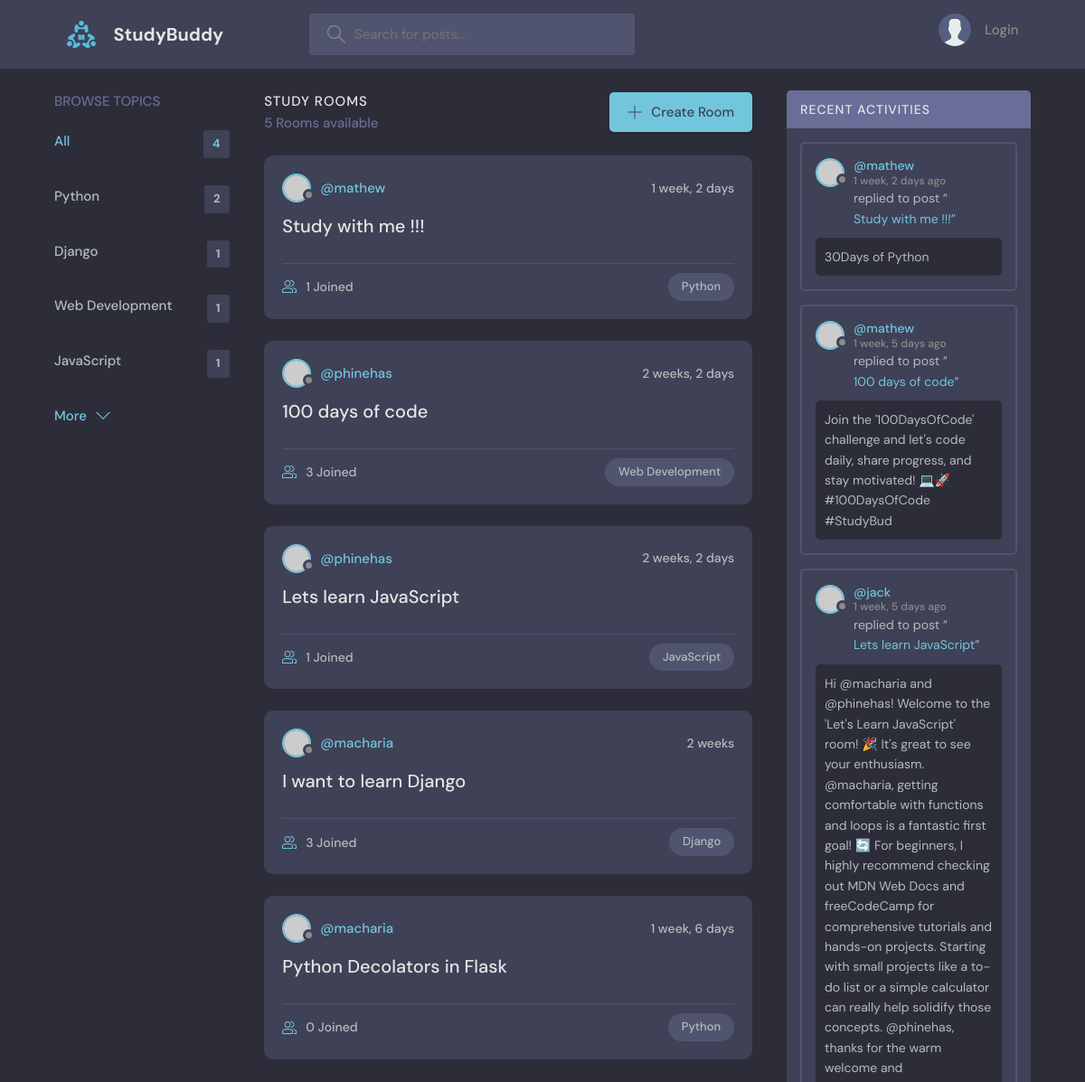
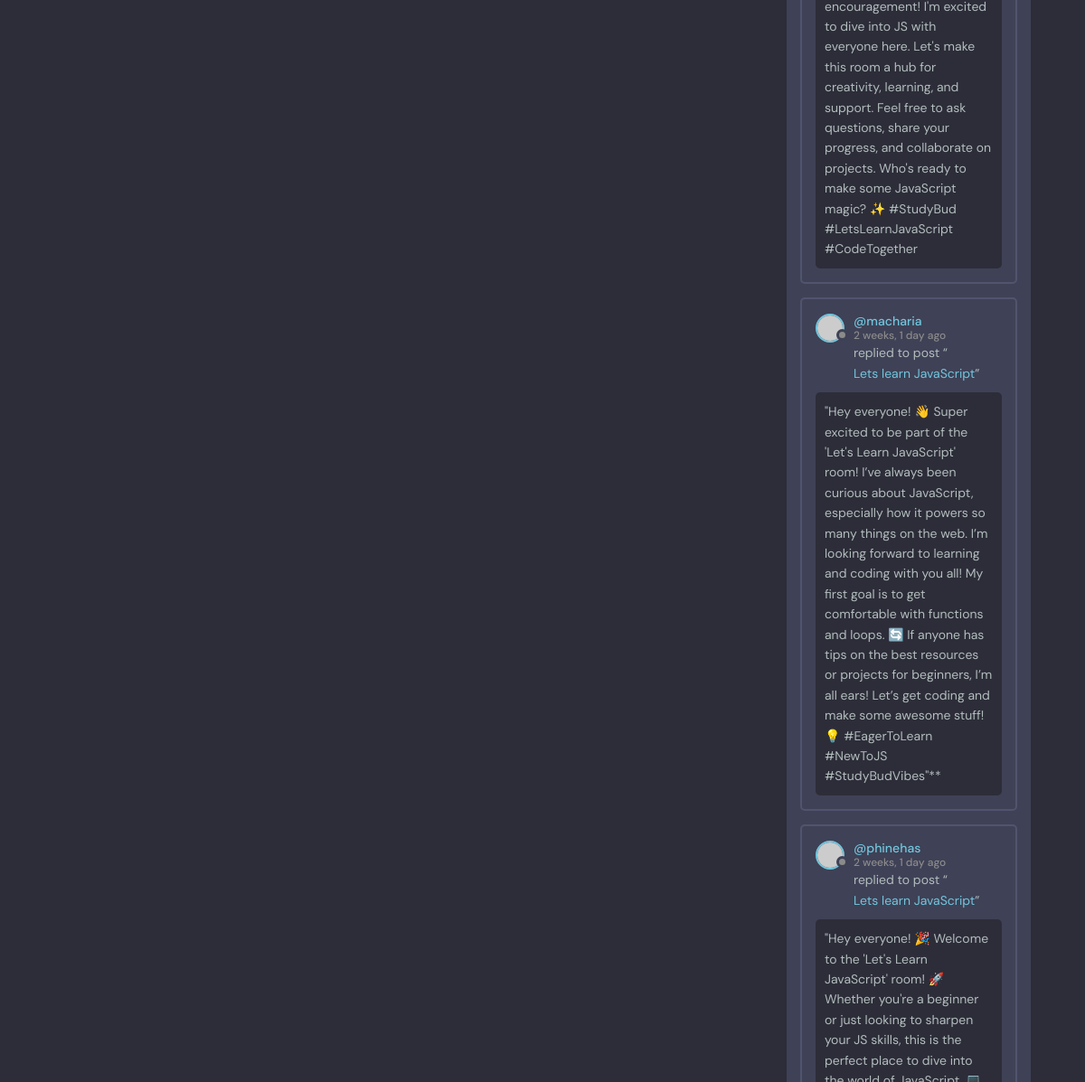
Before: / (upper part) with the older database file (2 pictures, top to bottom).
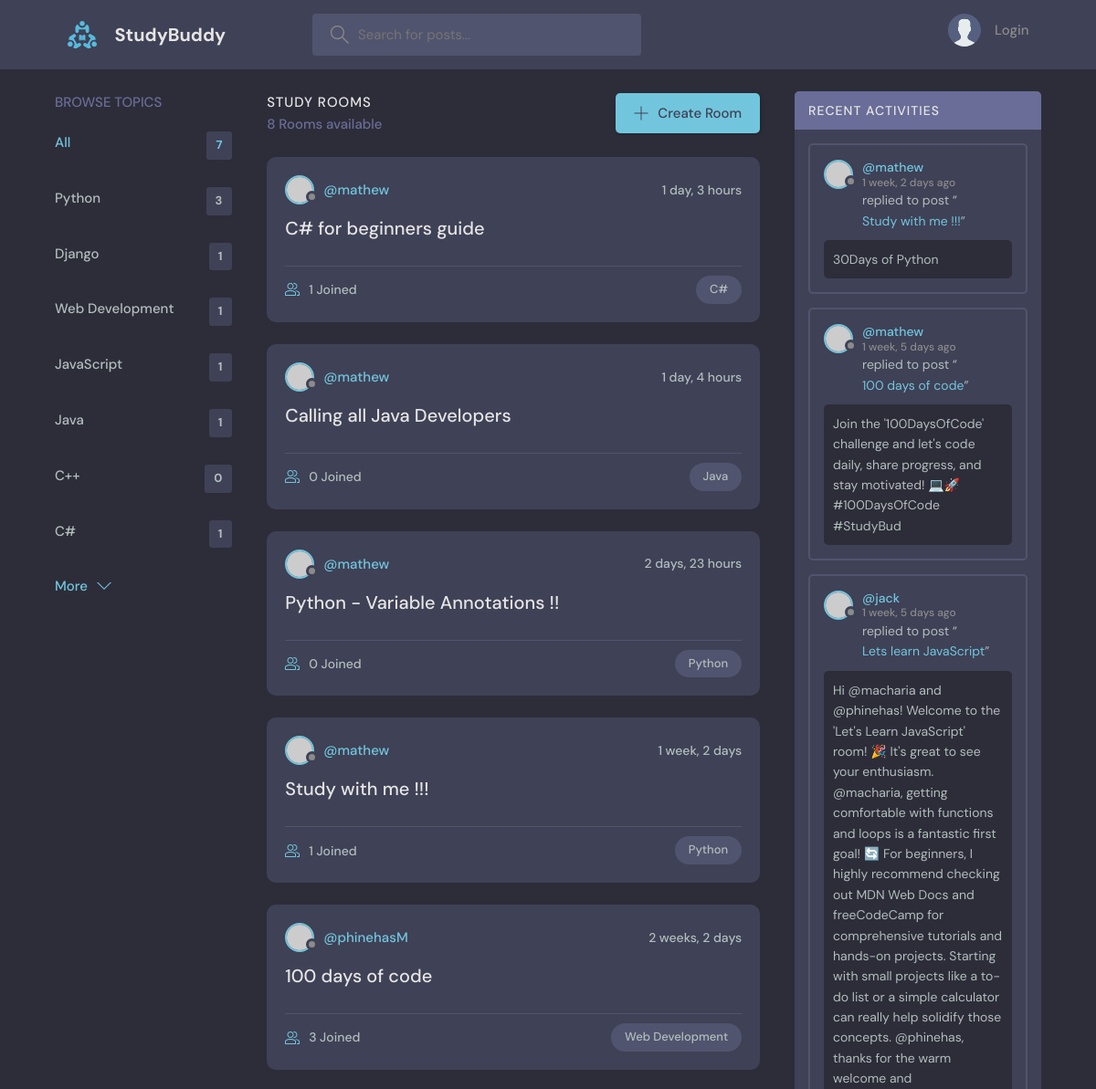
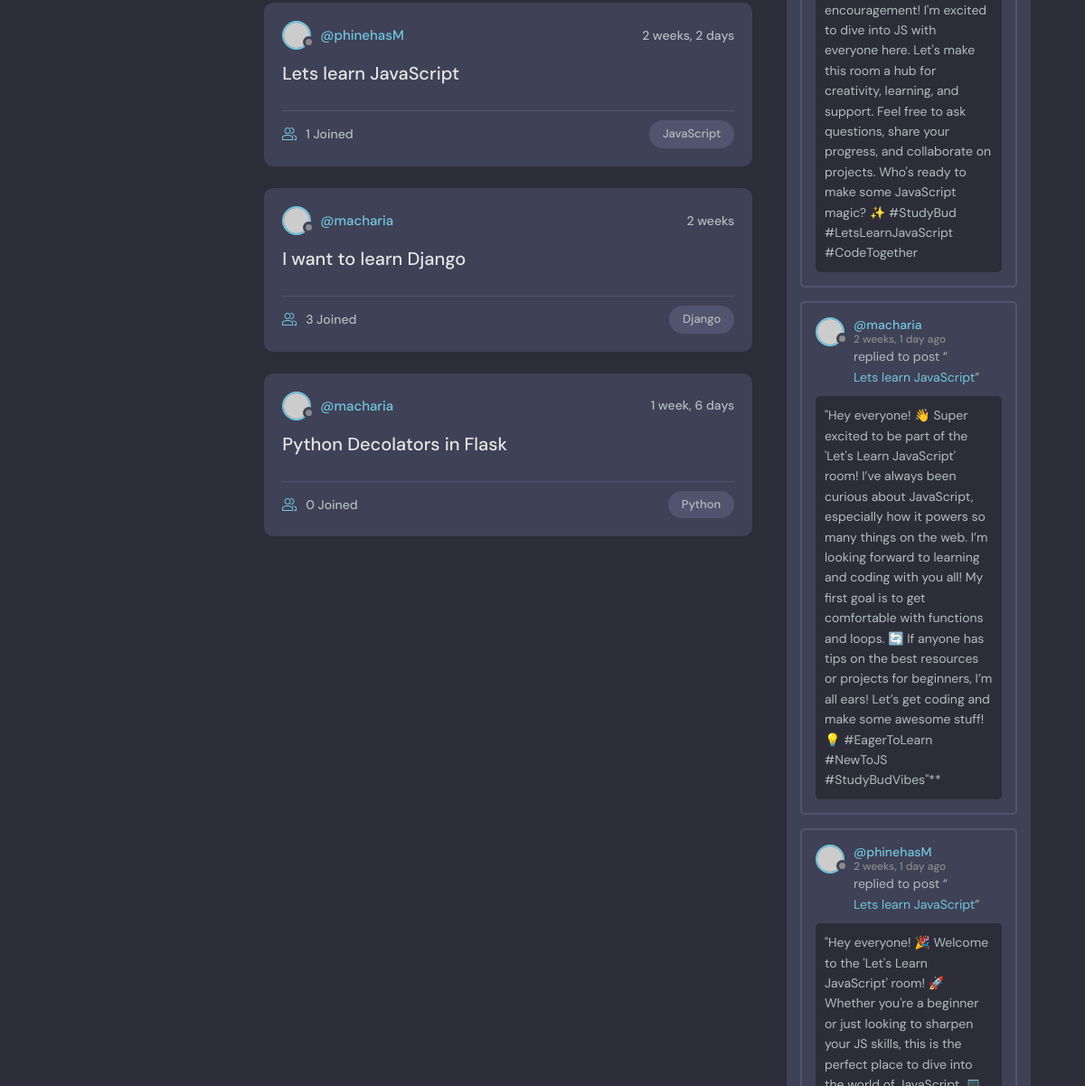
After: the same page with the newer database file (2 pictures, top to bottom).
### base/models.py (models this page shows, shortened)
class Topic(models.Model):
    name = models.CharField(max_length=200)

class Room(models.Model):
    host = models.ForeignKey(User, on_delete=models.SET_NULL, null=True)
    topic = models.ForeignKey(Topic, on_delete=models.SET_NULL, null=True)
    name = models.CharField(max_length=200)
    description = models.TextField(null=True, blank=True)
    participants = models.ManyToManyField(User, related_name='participants', blank=True)
    updated = models.DateTimeField(auto_now=True)
    created = models.DateTimeField(auto_now_add=True)
    class Meta:
        ordering = ['-updated', '-created']
    def __str__(self):
        return self.name

class Message(models.Model):
    user = models.ForeignKey(User, on_delete=models.CASCADE)
    room = models.ForeignKey(Room, on_delete=models.CASCADE)
    body = models.TextField()
    updated = models.DateTimeField(auto_now=True)
    created = models.DateTimeField(auto_now_add=True)
    class Meta:
        ordering = ['-updated', '-created']

### base/views.py (the view)
# urls.py: path('', views.home, name='home'),
def home(request):
    q = request.GET.get('q') if request.GET.get('q') is not None else ''
    rooms = Room.objects.filter(
        Q(topic__name__icontains=q) |
        Q(name__icontains=q) |
        Q(description__icontains=q)
    )
    topics = Topic.objects.all()
    room_count = rooms.count()
    room_messages = Message.objects.filter(Q(room__topic__name__icontains=q))
    context = {'rooms': rooms, 'topics': topics, 'room_count': room_count,
               'room_messages': room_messages}
    return render(request, 'base/home.html', context)

### base/templates/base/home.html (shortened to what this page needs)
{% extends 'main.html' %}
{% block content %}
<main class="layout layout--3">
  <div class="container">
    {% include 'base/topics_component.html' %}
    <div class="roomList">
      <div class="roomList__header">
        <div>
          <h2>Study Rooms</h2>
          <p>{{room_count}} Rooms available</p>
        </div>
        <a class="btn btn--main" href="{% url 'create-room' %}">
          <svg version="1.1" xmlns="http://www.w3.org/2000/svg" width="32" height="32" viewBox="0 0 32 32">
            <title>add</title>
            <path
              d="M16.943 0.943h-1.885v14.115h-14.115v1.885h14.115v14.115h1.885v-14.115h14.115v-1.885h-14.115v-14.115z">
            </path>
          </svg>
          Create Room
        </a>
      </div>
      {% include 'base/feed_component.html' %}
    </div>
    {% include 'base/activity_component.html' %}
  </div>
</main>
{% endblock %}

### base/templates/base/topics_component.html
 <div class="topics">
    <div class="topics__header">
      <h2>Browse Topics</h2>
    </div>
    <ul class="topics__list">
      <li>
        <a href="{% url 'home' %}" class="active">All <span>{{topics.count}}</span></a>
      </li>
      {% for topic in topics %}
      <li>
        <a href="{% url 'home' %}?q={{topic.name}}">{{topic.name}}<span>{{topic.room_set.all.count}}</span></a>
      </li>
      {% endfor %}
    </ul>
    <button class="btn btn--link" href="/">
      More
      <svg version="1.1" xmlns="http://www.w3.org/2000/svg" width="32" height="32" viewBox="0 0 32 32">
        <title>chevron-down</title>
        <path d="M16 21l-13-13h-3l16 16 16-16h-3l-13 13z"></path>
      </svg>
    </button>
  </div>

### base/templates/base/feed_component.html (shortened to what this page needs)
{% for room in rooms %}
<div class="roomListRoom">
    <div class="roomListRoom__header">
      <a href="{% url 'user-profile' room.host.id %}" class="roomListRoom__author">
        <div class="avatar avatar--small">
          <img src="https://randomuser.me/api/portraits/women/11.jpg" />
        </div>
        <span>@{{room.host.username}}</span>
      </a>
      <div class="roomListRoom__actions">
        <span>{{room.created | timesince}}</span>
      </div>
    </div>
    <div class="roomListRoom__content">
      <a href="{% url 'room' room.id %}">{{room.name}}</a>
    </div>
    <div class="roomListRoom__meta">
      <a href="{% url 'room' room.id %}" class="roomListRoom__joined">
        {{room.participants.all.count}} Joined
      </a>
      <p class="roomListRoom__topic">{{room.topic.name}}</p>
    </div>
  </div>
  {% endfor %}

### base/templates/base/activity_component.html (shortened to what this page needs)
<div class="activities">
    <div class="activities__header">
      <h2>Recent Activities</h2>
    </div>
    {% for message in room_messages %}
    <div class="activities__box">
      <div class="activities__boxHeader roomListRoom__header">
        <a href="{% url 'user-profile' message.user.id %}" class="roomListRoom__author">
          <div class="avatar avatar--small">
            <img src="https://randomuser.me/api/portraits/women/11.jpg" />
          </div>
          <p>
            @{{message.user}}
            <span>{{message.created | timesince}} ago</span>
          </p>
        </a>
      </div>
      <div class="activities__boxContent">
        <p>replied to post “<a href="{% url 'room' message.room.id %}">{{message.room}}</a>”</p>
        <div class="activities__boxRoomContent">
            {{ message.body }}
        </div>
      </div>
    </div>
    {% endfor %}
</div>

Changed rows visible on the page:
computed for Topic "Python": room_set.all.count "2" → "3"
added Topic: name "Java", room_set.all.count "1"
added Topic: name "C++", room_set.all.count "0"
added Topic: name "C#", room_set.all.count "1"
added Room: host.username "mathew", created "1 day, 3 hours", name "C# for beginners guide", participants.all.count "1", topic.name "C#"
added Room: host.username "mathew", created "1 day, 4 hours", name "Calling all Java Developers", participants.all.count "0", topic.name "Java"
added Room: host.username "mathew", created "2 days, 23 hours", name "Python - Variable Annotations !!", participants.all.count "0", topic.name "Python"
changed through a linked row, Room "100 days of code": host.username "phinehas" → "phinehasM"
changed through a linked row, Room "Lets learn JavaScript": host.username "phinehas" → "phinehasM"
changed through a linked row, Message: user "phinehas" → "phinehasM"
Other visible differences:
{{ topics.count }}: "4" → "7"
{{ room_count }}: "5" → "8"
